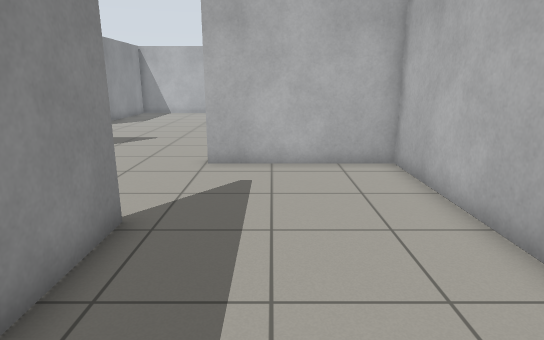
view 1 (above)

16 first-person views from a walk through a robot-simulator world made for Gazebo. The camera is 1.2 m above the floor, tilts 14° down and sees 75° across. The floor is counted in squares, 0.5 m on a side. Each view is taken from the middle of a square. On the plan, view 1 faces up. The plan holds only what a view shows up to about 20 squares ahead; the rest is blank.

view 2
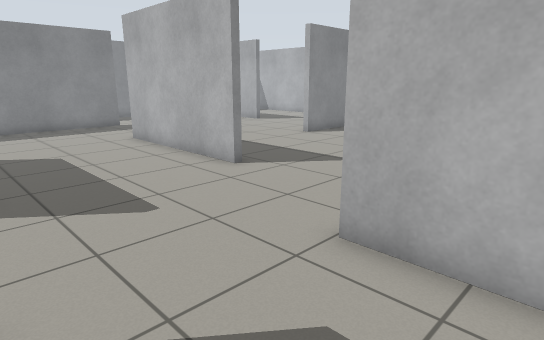

view 3
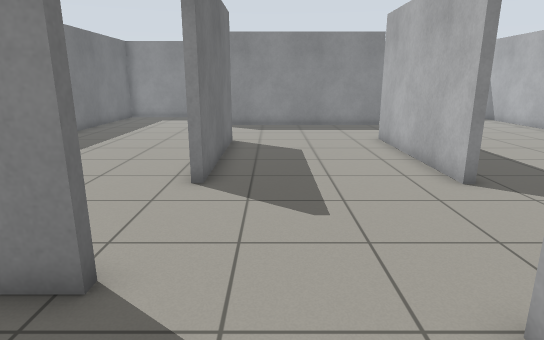

view 4
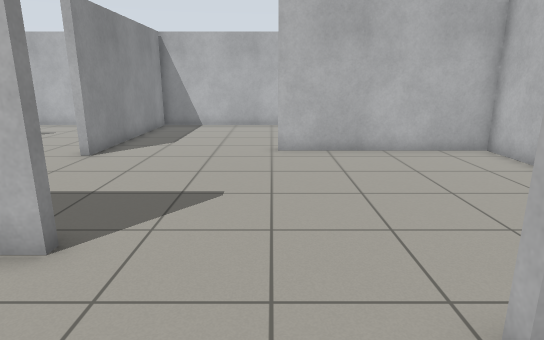

view 5
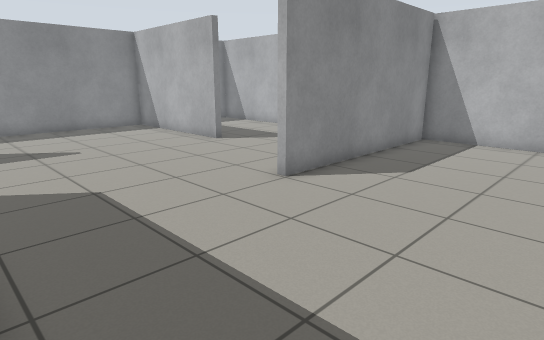

view 6
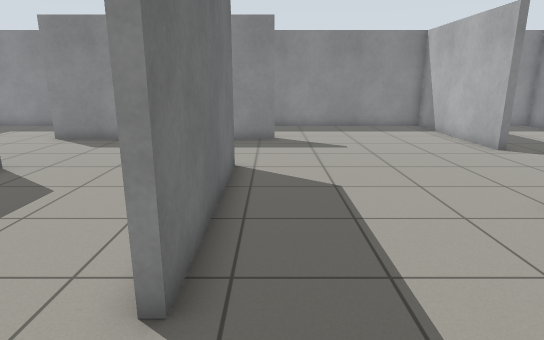

view 7
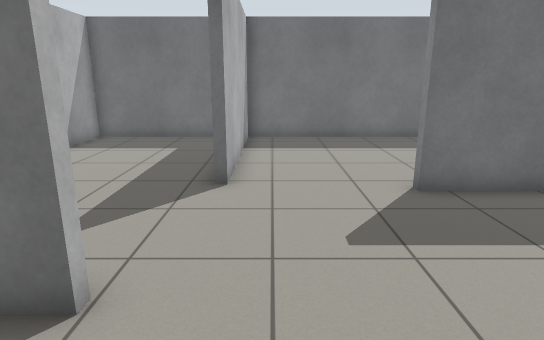

view 8
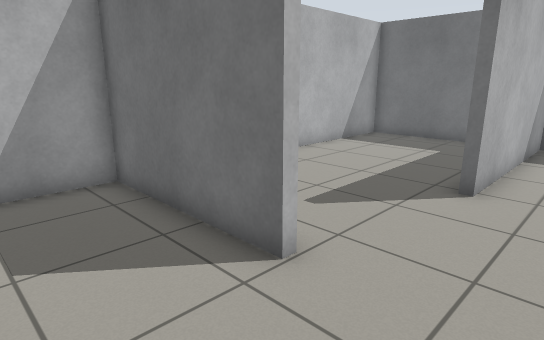

view 9
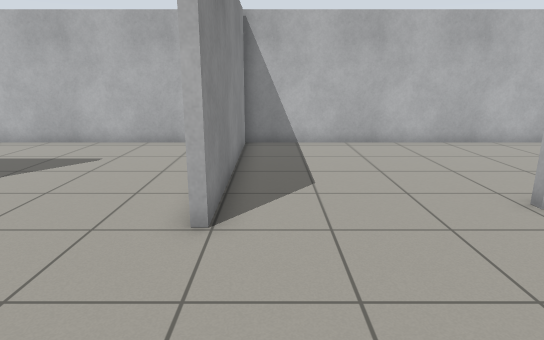

view 10
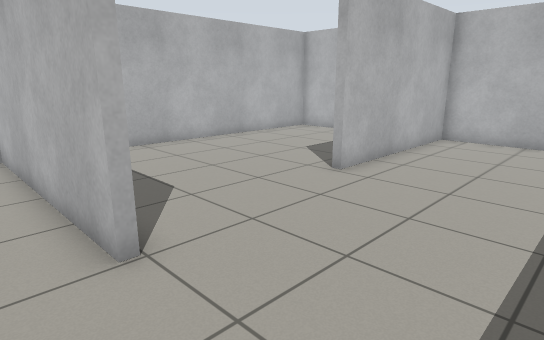

view 11
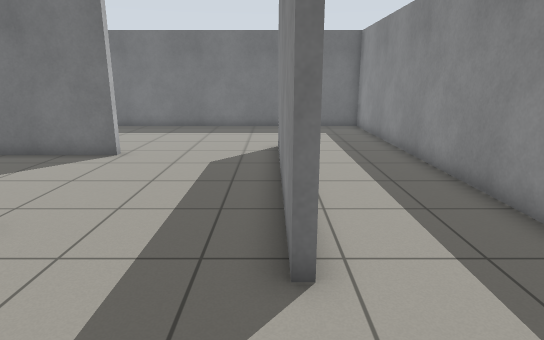

view 12
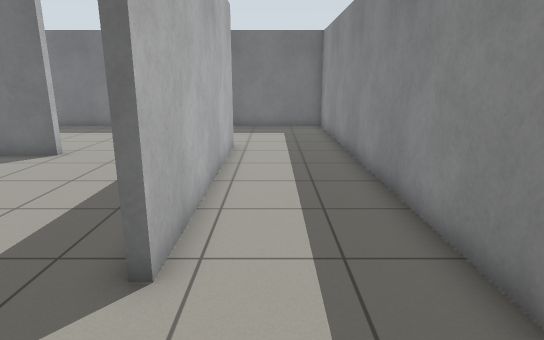

view 13
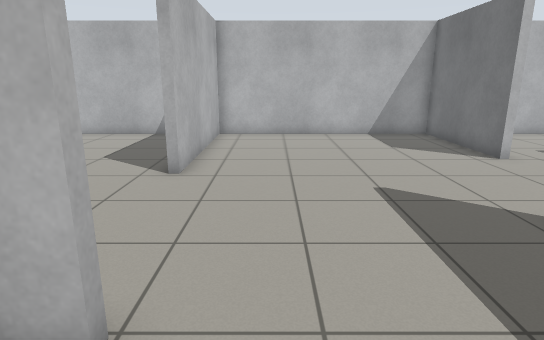

view 14
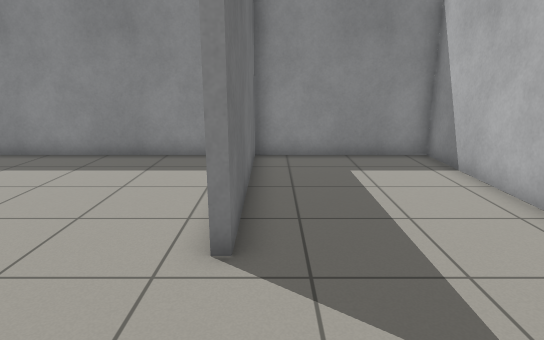

view 15
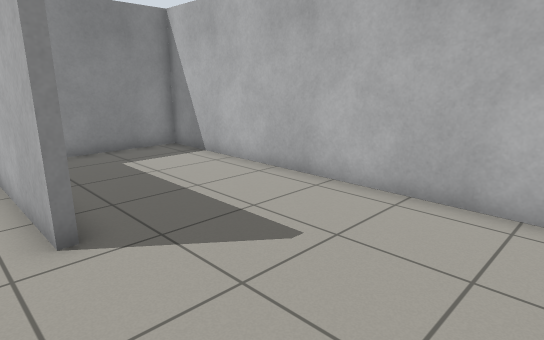

view 16
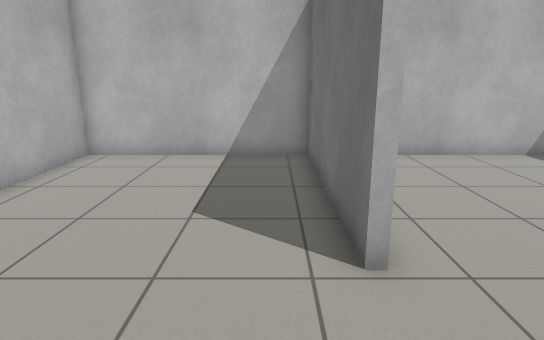

### Floor plan
Ten units are one square. View 1 is at (0, 0); x grows to the right and y downward. Boxes are objects, and circles mark ways between rooms. Rooms are numbered by the first view taken in them; rooms with no view inside come last. Other rooms are left out.
<svg viewBox="-242 -287 284 309">
<path fill="none" stroke="#000" d="M-143 -129 -72 -129 -72 -126 -143 -126M-20 -107 37 -107 37 -205 -38 -205 -38 -208 37 -208 37 -282 -101 -282 -101 -196 -104 -196 -104 -282 -237 -282 -237 -224 -165 -224M-139 -63 -73 -63M-165 -221 -237 -221 -237 -35M-26 -59 -26 -29M-29 -44 -29 -59M-195 -45 -195 -141 -192 -141 -192 -55M-15 17 37 17 37 -104 -20 -104M-192 -55 -192 -45M-237 -35 -237 17 -29 17 -29 -44"/>
<circle cx="-160" cy="-60" r="3" fill="#2a7"/>
<circle cx="-215" cy="-42" r="3" fill="#2a7"/>
<circle cx="-60" cy="-50" r="3" fill="#2a7"/>
<text x="-90" y="-150">1</text>
<text x="-130" y="-20">2</text>
</svg>
Room 1 opens to room 2.

Where each view was taken, in squares from view 1:
view 1: 0 up, 0 right, facing up
view 2: 6 up, 1 right, facing up-left
view 3: 8 up, 1 right, facing left
view 4: 8 up, 4 left, facing up
view 5: 13 up, 4 left, facing up-left
view 6: 14 up, 4 left, facing left
view 7: 14 up, 4 left, facing down
view 8: 14 up, 5 left, facing down-right
view 9: 14 up, 9 left, facing up
view 10: 15 up, 12 left, facing up-right
view 11: 18 up, 19 left, facing down
view 12: 18 up, 21 left, facing down
view 13: 18 up, 13 left, facing right
view 14: 23 up, 12 left, facing left
view 15: 21 up, 11 left, facing up-left
view 16: 22 up, 8 left, facing right
